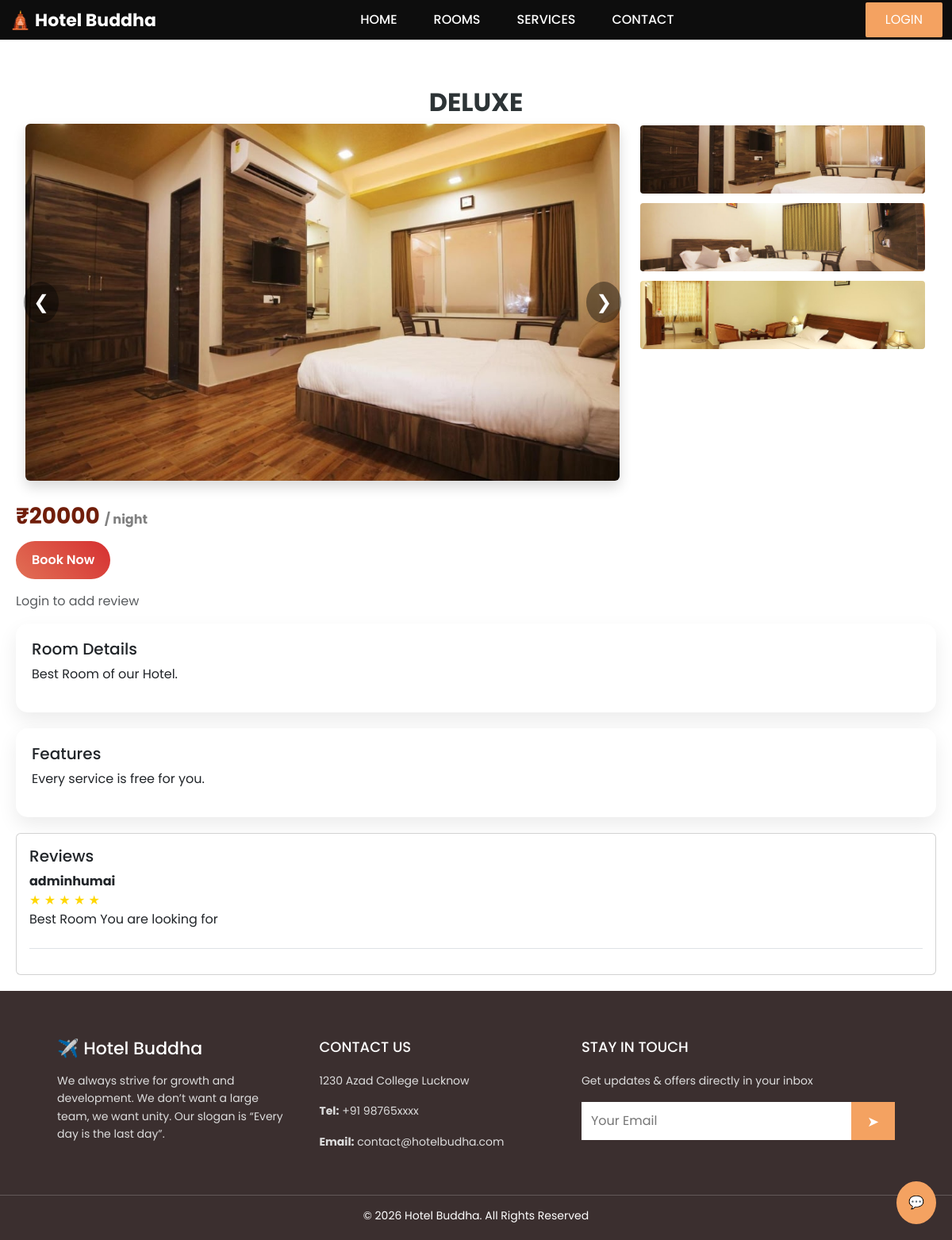
Page /room/2/ on the committed database.
### hotel_project/booking/models.py (models this page shows, shortened)
class Room(models.Model):
    ROOM_TYPES = (
        ('AC', 'AC'),
        ('NON-AC', 'Non-AC'),
        ('DELUXE', 'Deluxe'),
    )
    name = models.CharField(max_length=100)
    room_type = models.CharField(max_length=20, choices=ROOM_TYPES)
    price = models.IntegerField()
    description = models.TextField(blank=True, null=True)
    features = models.TextField(blank=True, null=True)
    capacity = models.IntegerField(default=2)
    is_available = models.BooleanField(default=True)
    image = models.ImageField(upload_to='rooms/', blank=True, null=True)

class RoomImage(models.Model):
    room = models.ForeignKey(Room, on_delete=models.CASCADE, related_name='images')
    image = models.ImageField(upload_to='rooms/')

class Review(models.Model):
    user = models.ForeignKey(User, on_delete=models.CASCADE)
    room = models.ForeignKey(Room, on_delete=models.CASCADE, related_name='reviews')  # 🔥 FIX
    rating = models.IntegerField()
    comment = models.TextField()

### hotel_project/booking/views.py (the view)
# urls.py: path('room/<int:room_id>/', views.room_detail, name='room_detail'),
def room_detail(request, room_id):
    room = Room.objects.get(id=room_id)
    reviews = room.reviews.all()
    return render(request, 'booking/room_detail.html', {
        'room': room,
        'reviews': reviews
    })

### hotel_project/booking/templates/booking/room_detail.html (shortened to what this page needs)
{% extends 'booking/base.html' %}
{% block content %}
<div class="page-wrapper">
    <div class="room-header">
    <h2>{{ room.name }}</h2>
</div>
    <div class="row mb-4">
        <div class="col-md-8 position-relative">
            <img id="main-image"
                 src="{% if room.images.all %}{{ room.images.all.0.image.url }}{% endif %}"
                 class="img-fluid rounded shadow main-img"
                 onclick="openFullscreen()">
            <span class="arrow left" onclick="prevImage()">❮</span>
            <span class="arrow right" onclick="nextImage()">❯</span>
        </div>
        <div class="col-md-4">
            {% for img in room.images.all %}
            <img src="{{ img.image.url }}"
                 onclick="changeImage(this, {{ forloop.counter0 }})"
                 class="img-fluid rounded mb-2 thumb"
                 data-index="{{ forloop.counter0 }}">
            {% endfor %}
        </div>
    </div>
    <div class="price-box">
    ₹{{ room.price }} <span>/ night</span>
</div>
    <a href="{% url 'book_room' %}?room_id={{ room.id }}" class="btn btn-book-premium mb-3">
        Book Now
    </a>
    {% if user.is_authenticated %}
        <a href="{% url 'add_review' room.id %}" class="btn btn-warning mb-4">
            ⭐ Add Review
        </a>
    {% else %}
        <p class="text-muted">Login to add review</p>
    {% endif %}
    <div class="premium-card">
        <h5>Room Details</h5>
        <p>{{ room.description }}</p>
    </div>
    <div class="premium-card">
        <h5>Features</h5>
        <p>{{ room.features }}</p>
    </div>
    <div class="card p-3">
        <h5>Reviews</h5>
        {% if reviews %}
            {% for review in reviews %}
                <div class="mb-3 border-bottom pb-2">
                    <b>{{ review.user.username }}</b><br>
                    <span style="color:gold;">
                        {% for i in "12345" %}
                            {% if forloop.counter <= review.rating %}
                                ★
                            {% else %}
                                ☆
                            {% endif %}
                        {% endfor %}
                    </span>
                    <p>{{ review.comment }}</p>
                </div>
            {% endfor %}
        {% else %}
            <p>No reviews yet</p>
        {% endif %}
    </div>
</div>
{% endblock %}

### hotel_project/booking/static/css/style.css (style rules this page uses)
:root { --nav-h: 50px; }
html, body { font-family: 'Poppins', sans-serif; margin: 0; padding: 0; width: 100%; overflow-x: hidden; }
.row { margin-left: 0 !important; margin-right: 0 !important; }
img { max-width: 100%; height: auto; }

### hotel_project/booking/templates/booking/room_detail.html (style rules this page uses)
.page-wrapper { margin-top: 90px; padding: 20px; max-width: 1200px; margin-left: auto; margin-right: auto; }
.room-header h2 { font-size: 32px; font-weight: 700; color: #2d3436; text-align: center; }
.main-img { height: 450px; width: 100%; object-fit: cover; border-radius: 20px; transition: 0.4s; box-shadow: 0 15px 35px rgba(0,0,0,0.2); }
.thumb { height: 90px; object-fit: cover; width: 100%; cursor: pointer; border: 2px solid transparent; transition: 0.3s; }
.arrow { position: absolute; top: 50%; transform: translateY(-50%); font-size: 24px; color: white; background: rgba(0,0,0,0.4); padding: 8px 12px; border-radius: 50%; cursor: pointer; transition: 0.3s; }
.left { left: 10px; }
.right { right: 10px; }
.price-box { font-size: 28px; font-weight: 700; color: #701e0a; margin-bottom: 10px; }
.price-box span { font-size: 16px; color: gray; }
.btn-book-premium { background: linear-gradient(45deg, #e17055, #d63031); color: white; border: none; padding: 12px 20px; border-radius: 30px; font-weight: 600; transition: 0.3s; }
.premium-card { background: white; border-radius: 15px; padding: 20px; margin-bottom: 20px; box-shadow: 0 10px 25px rgba(0,0,0,0.08); }

### rows in the picture
Room: name "DELUXE", images.all.0.image (picture), price "20000", description "Best Room of our Hotel.", features "Every service is free for you."
RoomImage: image (picture)
RoomImage: image (picture)
RoomImage: image (picture)
Review: user.username "adminhumai", rating 5 (drawn), comment "Best Room You are looking for"
